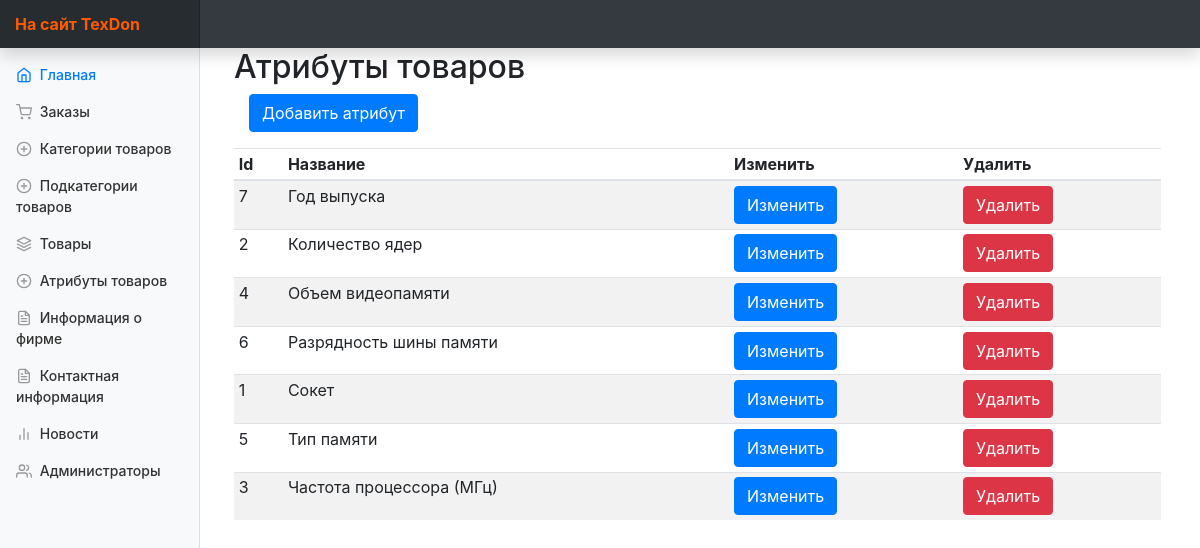
Screenshot of /?ctrl=ProductAttributes&act=attributesList with the database file from the repository.
### tables this page shows
CREATE TABLE IF NOT EXISTS `productattributes` (
  `attributeID` int(11) NOT NULL AUTO_INCREMENT,
  `attributeTitle` varchar(80) NOT NULL,
  PRIMARY KEY (`attributeID`),
  UNIQUE KEY `attributeTitle` (`attributeTitle`)
);

### controllers/panel/MainController.php (called while the page is built, shortened)
<?php
class MainController extends BaseController {
    public function start(  ){
        $controller = $this->request->getGetValue('ctrl');
        $action = $this->request->getGetValue('act');
        $controllerClass = "controllers\\panel\\{$controller}Controller";
        if(class_exists($controllerClass)){
            $controllerInstance = new $controllerClass();
        }
        if(method_exists($controllerClass, "{$action}Action")){
            $viewToInclude = $controllerInstance->{"{$action}Action"}();
        }
        else{
            $controller = "Home";
            $action = "index";
            $controllerClass = "controllers\\panel\\{$controller}Controller";
            $controllerInstance = new $controllerClass();
            $viewToInclude = $controllerInstance->{"{$action}Action"}();
        }
        $this->view = $controllerInstance->view;
        include_once "views/Default/header.php";
        include_once "views/$controller/$viewToInclude.php";
    }
}

### index.php (called while the page is built, shortened)
<?php
$app = new MainController();
$app->start();

### controllers/panel/BaseController.php (called while the page is built, shortened)
<?php
class BaseController{
    public function __construct(){
        $this->view = new View();
    }
}

### utils/View.php (called while the page is built, shortened)
<?php
class View{
    private $storage = [];
    public function __get($name){
        if(isset($this->storage[$name])){
            return $this->storage[$name];
        }
        return null;
    }
    public function __set($name, $value){
        $this->storage[$name] = $value;
    }
}

### models/ProductAttributes/ProductAttributes.php (called while the page is built, shortened)
<?php
class ProductAttributes {
    public static function GetAttributesList( $limit = 100 , $offset = 0 ){
        $stm = MySQL::$db->prepare("SELECT * FROM productattributes LIMIT $offset, $limit");
        $stm->execute();
        $attributes = $stm->fetchAll(\PDO::FETCH_OBJ);
        return $attributes;
    }
}

### controllers/panel/ProductAttributesController.php (called while the page is built, shortened)
<?php
class ProductAttributesController extends BaseController {
    public function attributesListAction(  ){
        $this->view->attributes = ProductAttributes::GetAttributesList(50, 0);
        return 'attributes-list';
    }
}

### views/ProductAttributes/attributes-list.php (the view, shortened to what this page needs)
<main role="main" class="col-md-9 ml-sm-auto col-lg-10 px-4">
    <h2>Атрибуты товаров </h2>
    <form class="col-12">
        <div class="form-group">
            <a href="index.php?ctrl=ProductAttributes&act=addAttribute" class="btn btn-primary">Добавить атрибут</a>
        </div>
    </form>
    <div class="table-responsive">
        <table class="table table-striped table-sm">
            <thead>
            <tr>
                <th>Id</th>
                <th>Название</th>
                <th>Изменить</th>
                <th>Удалить</th>
            </tr>
            </thead>
            <tbody>
            <?php foreach ( $this->view->attributes as $atribute ) { ?>
                <tr data-attribute-id="<?= $atribute->attributeID ?>">
                    <td><?= $atribute->attributeID ?></td>
                    <td><?= $atribute->attributeTitle ?></td>
                    <td><a class="btn btn-primary" href="?ctrl=ProductAttributes&act=updateAttribute&attributeID=<?= $atribute->attributeID ?>">Изменить</a></td>
                    <td><button data-attribute-id="<?= $atribute->attributeID ?>" class="btn btn-danger">Удалить</button></td>
                </tr>
            <?php } ?>
            </tbody>
        </table>
    </div>
</main>
</div>

### assets/css/styles.css (style rules this page uses)
body { font-size: .875rem; }
[role="main"] { padding-top: 48px; }

### rows the page displays
productattributes: attributeID "7", attributeTitle "Год выпуска"
productattributes: attributeID "2", attributeTitle "Количество ядер"
productattributes: attributeID "4", attributeTitle "Объем видеопамяти"
productattributes: attributeID "6", attributeTitle "Разрядность шины памяти"
productattributes: attributeID "1", attributeTitle "Сокет"
productattributes: attributeID "5", attributeTitle "Тип памяти"
productattributes: attributeID "3", attributeTitle "Частота процессора (МГц)"
